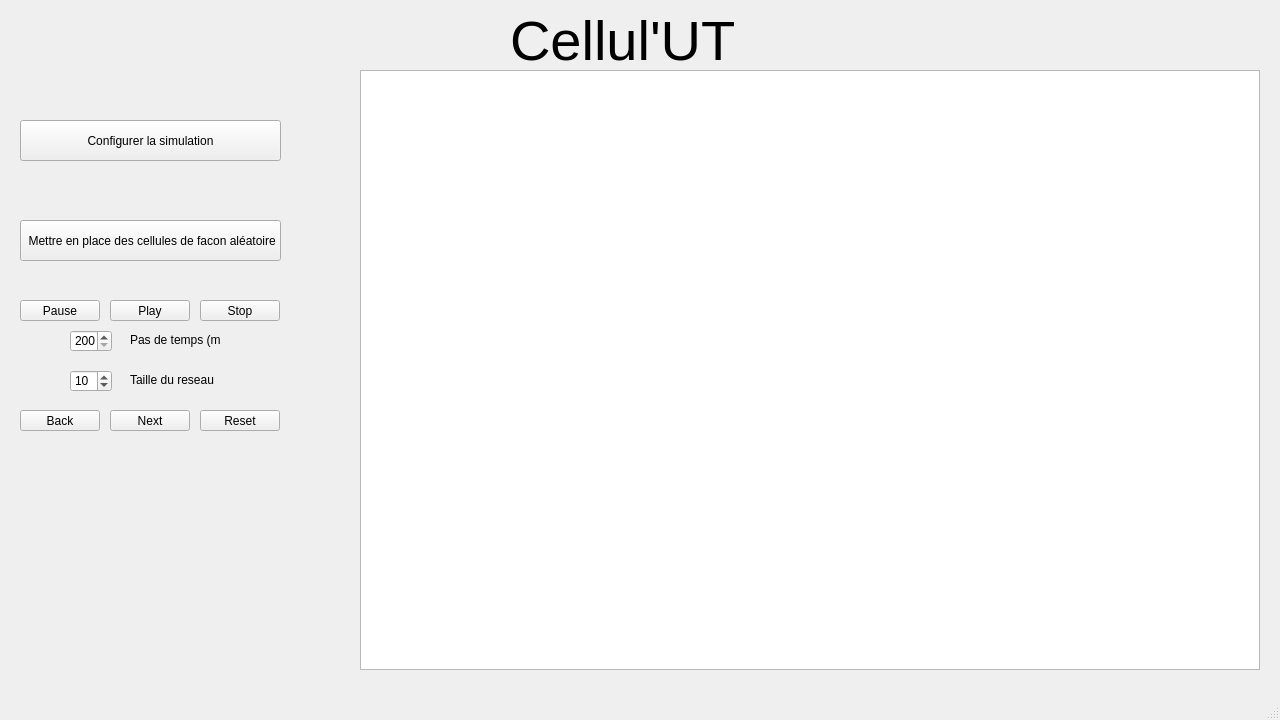
<?xml version="1.0" encoding="UTF-8"?>
<ui version="4.0">
 <class>FenetreJeu</class>
 <widget class="QMainWindow" name="FenetreJeu">
  <property name="geometry">
   <rect>
    <x>0</x>
    <y>0</y>
    <width>1280</width>
    <height>720</height>
   </rect>
  </property>
  <property name="windowTitle">
   <string>MainWindow</string>
  </property>
  <widget class="QWidget" name="centralwidget">
   <widget class="QGraphicsView" name="graphicsView">
    <property name="geometry">
     <rect>
      <x>360</x>
      <y>70</y>
      <width>900</width>
      <height>600</height>
     </rect>
    </property>
    <property name="verticalScrollBarPolicy">
     <enum>Qt::ScrollBarAlwaysOff</enum>
    </property>
    <property name="horizontalScrollBarPolicy">
     <enum>Qt::ScrollBarAlwaysOff</enum>
    </property>
    <property name="interactive">
     <bool>false</bool>
    </property>
   </widget>
   <widget class="QLabel" name="label">
    <property name="geometry">
     <rect>
      <x>510</x>
      <y>10</y>
      <width>260</width>
      <height>61</height>
     </rect>
    </property>
    <property name="font">
     <font>
      <pointsize>42</pointsize>
     </font>
    </property>
    <property name="text">
     <string>Cellul'UT</string>
    </property>
   </widget>
   <widget class="QPushButton" name="playButton">
    <property name="geometry">
     <rect>
      <x>110</x>
      <y>300</y>
      <width>80</width>
      <height>21</height>
     </rect>
    </property>
    <property name="text">
     <string>Play</string>
    </property>
   </widget>
   <widget class="QPushButton" name="pauseButton">
    <property name="geometry">
     <rect>
      <x>20</x>
      <y>300</y>
      <width>80</width>
      <height>21</height>
     </rect>
    </property>
    <property name="text">
     <string>Pause</string>
    </property>
   </widget>
   <widget class="QPushButton" name="stopButton">
    <property name="geometry">
     <rect>
      <x>200</x>
      <y>300</y>
      <width>80</width>
      <height>21</height>
     </rect>
    </property>
    <property name="text">
     <string>Stop</string>
    </property>
   </widget>
   <widget class="QPushButton" name="nextButton">
    <property name="geometry">
     <rect>
      <x>110</x>
      <y>410</y>
      <width>80</width>
      <height>21</height>
     </rect>
    </property>
    <property name="text">
     <string>Next</string>
    </property>
   </widget>
   <widget class="QPushButton" name="backButton">
    <property name="geometry">
     <rect>
      <x>20</x>
      <y>410</y>
      <width>80</width>
      <height>21</height>
     </rect>
    </property>
    <property name="text">
     <string>Back</string>
    </property>
   </widget>
   <widget class="QPushButton" name="resetButton">
    <property name="geometry">
     <rect>
      <x>200</x>
      <y>410</y>
      <width>80</width>
      <height>21</height>
     </rect>
    </property>
    <property name="text">
     <string>Reset</string>
    </property>
   </widget>
   <widget class="QSpinBox" name="pasbox">
    <property name="geometry">
     <rect>
      <x>70</x>
      <y>330</y>
      <width>42</width>
      <height>22</height>
     </rect>
    </property>
    <property name="minimum">
     <number>200</number>
    </property>
    <property name="maximum">
     <number>10000</number>
    </property>
   </widget>
   <widget class="QLabel" name="label_2">
    <property name="geometry">
     <rect>
      <x>130</x>
      <y>330</y>
      <width>91</width>
      <height>20</height>
     </rect>
    </property>
    <property name="text">
     <string>Pas de temps (ms)</string>
    </property>
   </widget>
   <widget class="QPushButton" name="randomButton">
    <property name="geometry">
     <rect>
      <x>20</x>
      <y>220</y>
      <width>261</width>
      <height>41</height>
     </rect>
    </property>
    <property name="text">
     <string> Mettre en place des cellules de facon aléatoire</string>
    </property>
   </widget>
   <widget class="QPushButton" name="config">
    <property name="geometry">
     <rect>
      <x>20</x>
      <y>120</y>
      <width>261</width>
      <height>41</height>
     </rect>
    </property>
    <property name="text">
     <string>Configurer la simulation</string>
    </property>
   </widget>
   <widget class="QSpinBox" name="dimBox">
    <property name="geometry">
     <rect>
      <x>70</x>
      <y>370</y>
      <width>42</width>
      <height>22</height>
     </rect>
    </property>
    <property name="minimum">
     <number>1</number>
    </property>
    <property name="maximum">
     <number>100</number>
    </property>
    <property name="value">
     <number>10</number>
    </property>
   </widget>
   <widget class="QLabel" name="label_3">
    <property name="geometry">
     <rect>
      <x>130</x>
      <y>370</y>
      <width>91</width>
      <height>20</height>
     </rect>
    </property>
    <property name="text">
     <string>Taille du reseau</string>
    </property>
   </widget>
  </widget>
  <widget class="QMenuBar" name="menubar">
   <property name="geometry">
    <rect>
     <x>0</x>
     <y>0</y>
     <width>1280</width>
     <height>20</height>
    </rect>
   </property>
  </widget>
  <widget class="QStatusBar" name="statusbar"/>
 </widget>
 <resources/>
 <connections/>
</ui>
